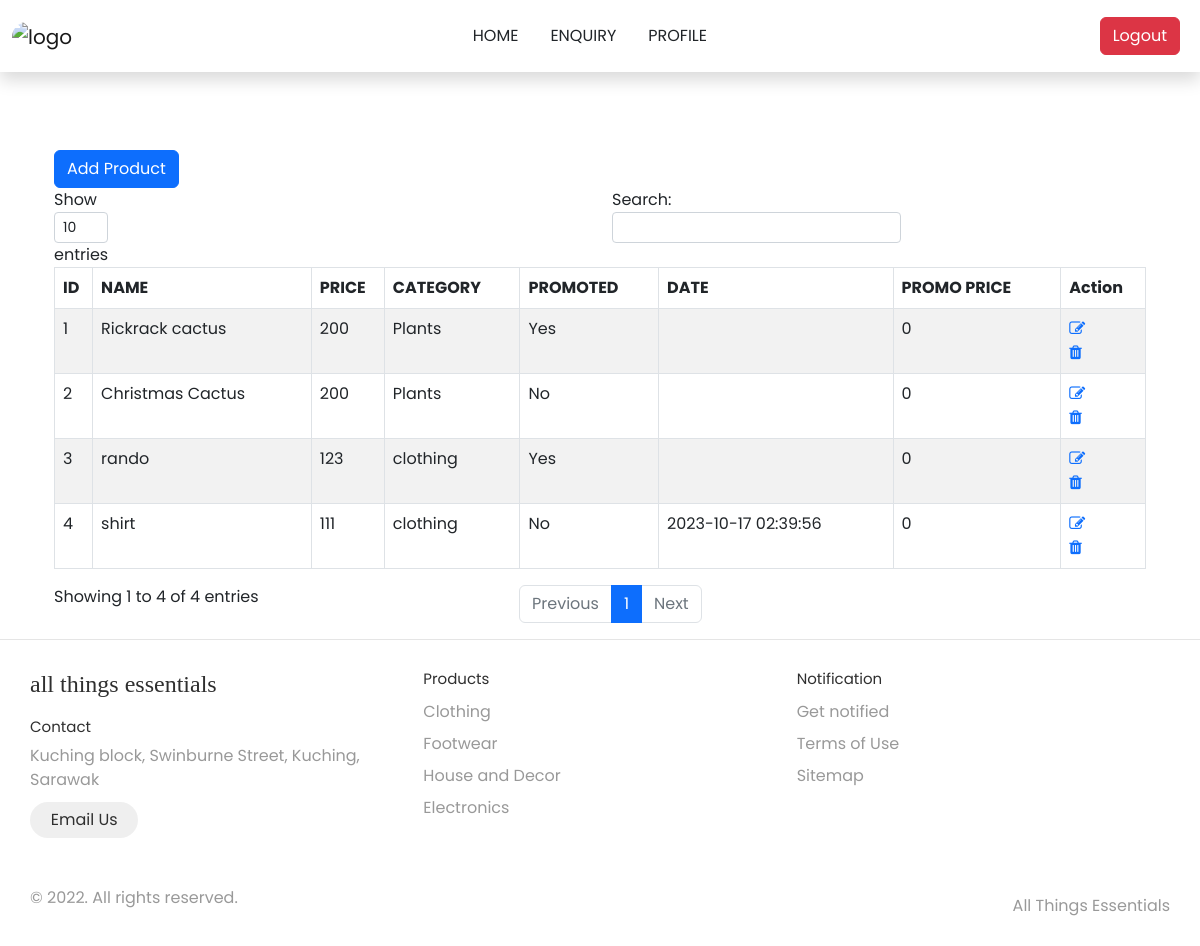
/Appointment/add_product.php, run on the app's committed database.
### tables this page shows
CREATE TABLE `products` (
  `product_ID` int(255) NOT NULL,
  `product_image` varchar(255) NOT NULL,
  `product_desc` text NOT NULL,
  `product_qnt` bigint(20) NOT NULL,
  `product_name` varchar(255) NOT NULL,
  `product_price` varchar(255) NOT NULL,
  `category` varchar(55) NOT NULL,
  `seller_id` int(55) NOT NULL,
  `promoted` varchar(10) NOT NULL,
  `sold_quantity` int(10) NOT NULL,
  `promo_price` int(56) NOT NULL,
  `date` datetime DEFAULT current_timestamp()
);

### Appointment/add_product.php (the view, shortened to what this page needs)
<!DOCTYPE html>
<html lang="en">
<head>
  <link rel="stylesheet" href="../style/Notificationxx.css">
  <link href="https://cdn.jsdelivr.net/npm/bootstrap@5.2.2/dist/css/bootstrap.min.css" rel="stylesheet">
  <link rel="stylesheet" href="https://cdnjs.cloudflare.com/ajax/libs/font-awesome/4.7.0/css/font-awesome.min.css">
</head>
<?php
include("../include/navigation.php");
include("../include/DBconn.php");
?>
<div class="container" style="margin-top: 150px">
  <div class="content container">
    <button type="button" class="btn btn-primary" data-toggle="modal" data-target="#exampleModal">
      Add Product
    </button>
    <table id="example" class="table table-striped table-bordered" style="width:100%; ">
      <thead>
        <tr>
          <th>ID</th>
          <th>NAME</th>
          <th>PRICE</th>
          <th>CATEGORY</th>
          <th>PROMOTED</th>
          <th>DATE</th>
          <th>PROMO PRICE</th>
          <th>Action</th>
        </tr>
      </thead>
      <tbody>
        <?php
        $query = mysqli_query($conn, "SELECT * FROM products");
        while ($row = mysqli_fetch_array($query)) {
          echo '
            <tr>
                <td>' . $row['product_ID'] . '</td>
                <td>' . $row['product_name'] . '</td>
                <td>' . $row['product_price'] . '</td>
                <td>' . $row['category'] . '</td>
                <td>' . $row['promoted'] . '</td>
                <td>' . $row['date'] . '</td>
                <td>' . $row['promo_price'] . '</td>
                <td><a href="edit-product.php?id=' . $row['product_ID'] . '&name=' . $row['product_name'] . '" class="edit"><i class="fa fa-edit"></i></a>  <br><a href="upload.php?delete_id=' . $row["product_ID"] . '" onclick="return confirmDelete()"><i class="fa fa-trash"></i></a></td>
            </tr>';
        }
        ?>
      </tbody>
    </table>
  </div>
</div>
<?php include('../include/footer.php') ?>
</body>
</html>

### style/Notificationxx.css (style rules this page uses)
* { font-family: 'Poppins', sans-serif; }

### data on the page
products: product_ID "1", product_name "Rickrack cactus", product_price "200", category "Plants", promoted "Yes", promo_price "0"
products: product_ID "2", product_name "Christmas Cactus", product_price "200", category "Plants", promoted "No", promo_price "0"
products: product_ID "3", product_name "rando", product_price "123", category "clothing", promoted "Yes", promo_price "0"
products: product_ID "4", product_name "shirt", product_price "111", category "clothing", promoted "No", date "2023-10-17 02:39:56", promo_price "0"
